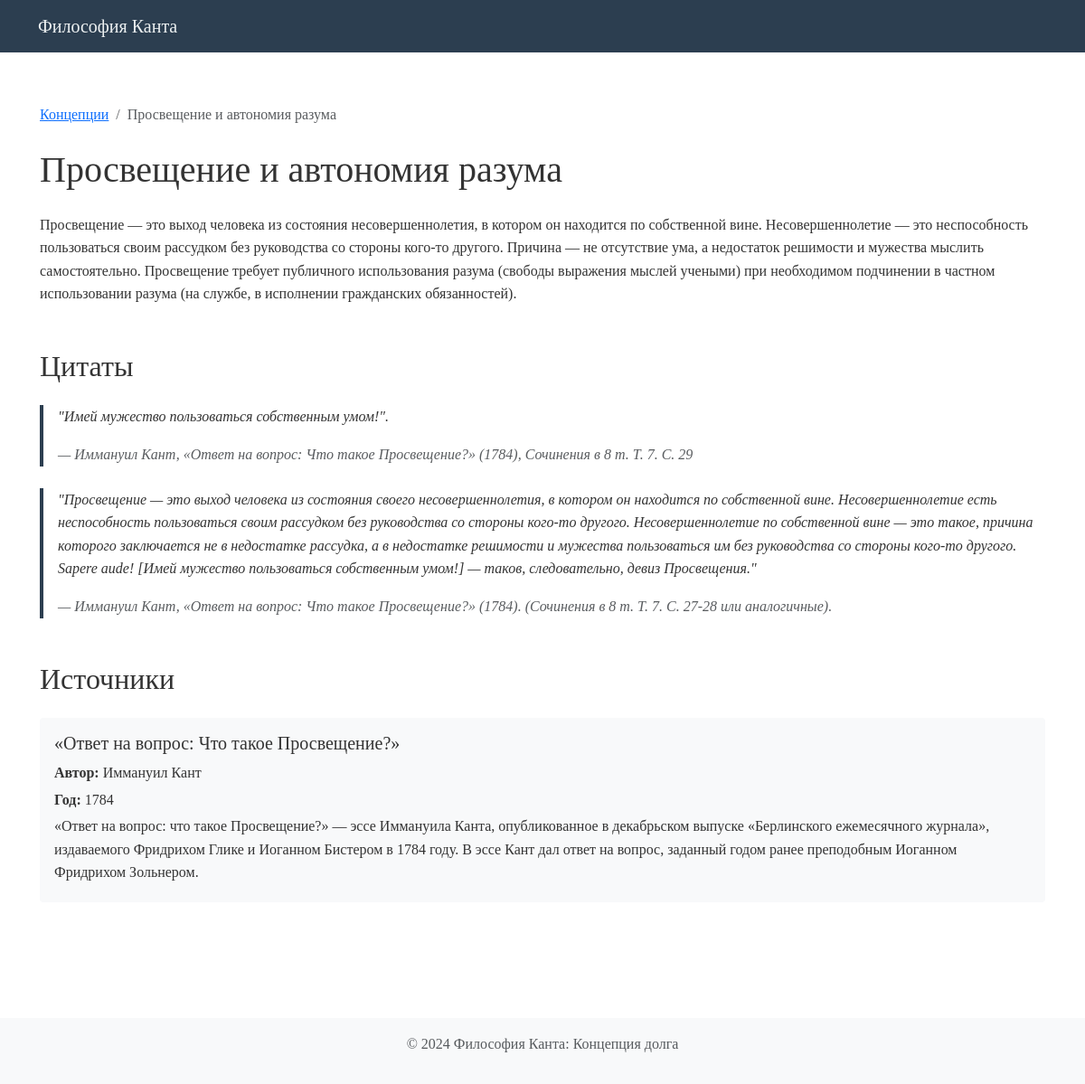
The app's page /concept/3/ with its own data.
### kant_duty/models.py (models this page shows, shortened)
class Concept(models.Model):
    title = models.CharField(max_length=200, verbose_name="Название концепции")
    description = models.TextField(verbose_name="Описание")
    created_at = models.DateTimeField(auto_now_add=True)
    updated_at = models.DateTimeField(auto_now=True)
    class Meta:
        verbose_name = "Концепция"
        verbose_name_plural = "Концепции"

class Quote(models.Model):
    concept = models.ForeignKey(Concept, on_delete=models.CASCADE, related_name='quotes')
    author = models.CharField(max_length=200, verbose_name="Автор")
    text = models.TextField(verbose_name="Текст цитаты")
    source = models.CharField(max_length=200, verbose_name="Источник")
    class Meta:
        verbose_name = "Цитата"
        verbose_name_plural = "Цитаты"

class Source(models.Model):
    concept = models.ForeignKey(Concept, on_delete=models.CASCADE, related_name='sources')
    title = models.CharField(max_length=200, verbose_name="Название источника")
    author = models.CharField(max_length=200, verbose_name="Автор")
    year = models.IntegerField(verbose_name="Год публикации")
    description = models.TextField(verbose_name="Описание")
    url = models.URLField(blank=True, null=True, verbose_name="Ссылка")
    class Meta:
        verbose_name = "Источник"
        verbose_name_plural = "Источники"

### kant_duty/views.py (the view)
# urls.py: path('concept/<int:pk>/', views.ConceptDetailView.as_view(), name='concept_detail'),
class ConceptDetailView(DetailView):
    model = Concept
    template_name = 'kant_duty/concept_detail.html'
    context_object_name = 'concept'
    def get_context_data(self, **kwargs):
        context = super().get_context_data(**kwargs)
        concept = self.get_object()
        context['historical_contexts'] = concept.historical_contexts.all()
        context['quotes'] = concept.quotes.all()
        context['sources'] = concept.sources.all()
        return context

### templates/kant_duty/concept_detail.html (shortened to what this page needs)
{% extends 'base.html' %}
{% block content %}
<div class="container">
    <nav aria-label="breadcrumb" class="mb-4">
        <ol class="breadcrumb">
            <li class="breadcrumb-item"><a href="{% url 'kant_duty:concept_list' %}">Концепции</a></li>
            <li class="breadcrumb-item active">{{ concept.title }}</li>
        </ol>
    </nav>
    <h1 class="mb-4">{{ concept.title }}</h1>
    <div class="mb-5">
        {{ concept.description|linebreaks }}
    </div>
    {% if quotes %}
    <section class="mb-5">
        <h2 class="mb-4">Цитаты</h2>
        {% for quote in quotes %}
        <div class="quote mb-4">
            <p>{{ quote.text }}</p>
            <footer class="text-muted">
                — {{ quote.author }}, <cite>{{ quote.source }}</cite>
            </footer>
        </div>
        {% endfor %}
    </section>
    {% endif %}
    {% if sources %}
    <section class="mb-5">
        <h2 class="mb-4">Источники</h2>
        {% for source in sources %}
        <div class="source">
            <h5>{{ source.title }}</h5>
            <p class="mb-1"><strong>Автор:</strong> {{ source.author }}</p>
            <p class="mb-1"><strong>Год:</strong> {{ source.year }}</p>
            <p class="mb-1">{{ source.description }}</p>
        </div>
        {% endfor %}
    </section>
    {% endif %}
</div>
{% endblock %}

### templates/base.html (style rules this page uses)
body { font-family: 'Times New Roman', Times, serif; line-height: 1.6; color: #333; }
.quote { border-left: 4px solid #2c3e50; padding-left: 1rem; margin: 1rem 0; font-style: italic; }
.source { background-color: #f8f9fa; padding: 1rem; margin: 1rem 0; border-radius: 4px; }

### records on screen
Concept: title "Просвещение и автономия разума", description "Просвещение — это выход человека из состояния несовершеннолетия, в котором он находится по собственной вине. Несовершеннолетие — это неспособность пользоваться своим рассудком без руководства со стороны кого-то другого. Причина — не отсутствие ума, а недостаток решимости и мужества мыслить самостоятельно. Просвещение требует публичного использования разума (свободы выражения мыслей учеными) при необходимом подчинении в частном использовании разума (на службе, в исполнении гражданских обязанностей)."
Quote: text "\"Имей мужество пользоваться собственным умом!\".", author "Иммануил Кант", source "«Ответ на вопрос: Что такое Просвещение?» (1784), Сочинения в 8 т. Т. 7. С. 29"
Quote: text "\"Просвещение — это выход человека из состояния своего несовершеннолетия, в котором он находится по собственной вине. Несовершеннолетие есть неспособность пользоваться своим рассудком без руководства со стороны кого-то другого. Несовершеннолетие по собственной вине — это такое, причина которого заключается не в недостатке рассудка, а в недостатке решимости и мужества пользоваться им без руководства со стороны кого-то другого. Sapere aude! [Имей мужество пользоваться собственным умом!] — таков, следовательно, девиз Просвещения.\"", author "Иммануил Кант", source "«Ответ на вопрос: Что такое Просвещение?» (1784). (Сочинения в 8 т. Т. 7. С. 27-28 или аналогичные)."
Source: title "«Ответ на вопрос: Что такое Просвещение?»", author "Иммануил Кант", year "1784", description "«Ответ на вопрос: что такое Просвещение?» — эссе Иммануила Канта, опубликованное в декабрьском выпуске «Берлинского ежемесячного журнала», издаваемого Фридрихом Глике и Иоганном Бистером в 1784 году. В эссе Кант дал ответ на вопрос, заданный годом ранее преподобным Иоганном Фридрихом Зольнером."
